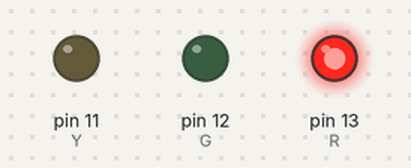
Simulated run of this sketch. Board: Arduino Uno, built with avr-gcc and run on an emulated ATmega328P. On the bench: output pins drawn as LEDs (lit = HIGH).

Above: at 1.0 s.
At 3.0 s:
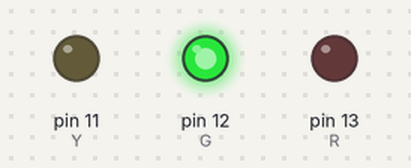
At 5.0 s:
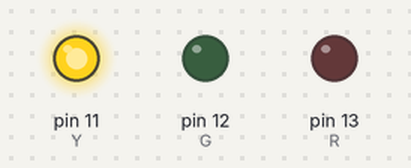
Timing chart, 0 to 7.8 s (numbered marks = the images above):
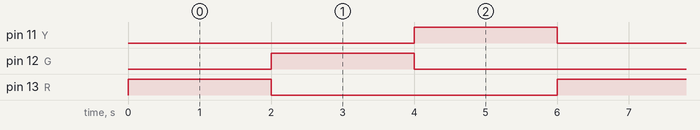

Measured:
- by itself, pin 11 (Y), pin 12 (G), pin 13 (R): alternates HIGH for 2.0 s and LOW for 4.0 s
- by itself, everything shown: repeats every 6.0 s, in 3 steps

The sketch:

traffic_light.ino
```cpp
#include<SoftwareSerial.h>
int R=13;
int G=12;
int Y=11;
void setup() {
  // put your setup code here, to run once:
pinMode(R,OUTPUT);
pinMode(G,OUTPUT);
pinMode(Y,OUTPUT);
}

void loop() {
  // put your main code here, to run repeatedly:
digitalWrite(R,HIGH);
digitalWrite(G,LOW);
digitalWrite(Y,LOW);
delay(2000);


digitalWrite(R,LOW);
digitalWrite(G,HIGH);
digitalWrite(Y,LOW);
delay(2000);


digitalWrite(R,LOW);
digitalWrite(G,LOW);
digitalWrite(Y,HIGH);
delay(2000);
}
```
